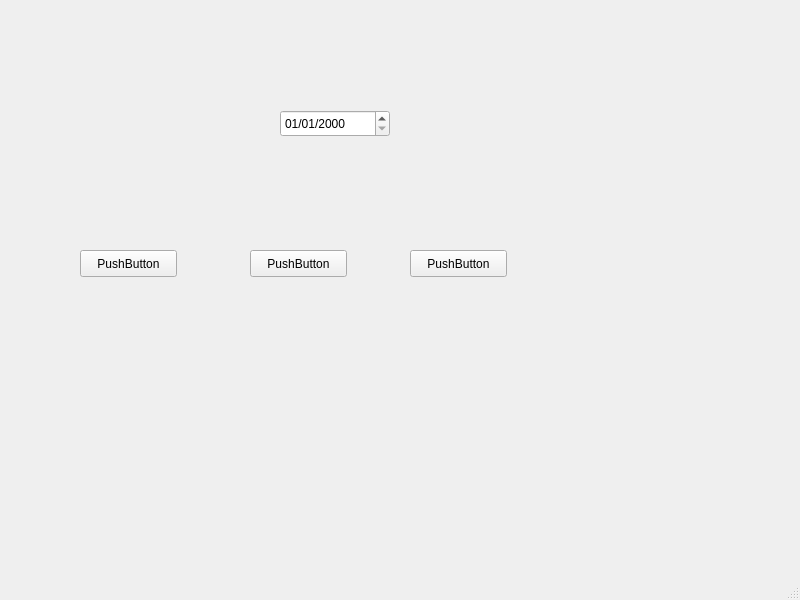
<?xml version="1.0" encoding="UTF-8"?>
<ui version="4.0">
 <class>MainWindow</class>
 <widget class="QMainWindow" name="MainWindow">
  <property name="geometry">
   <rect>
    <x>0</x>
    <y>0</y>
    <width>800</width>
    <height>600</height>
   </rect>
  </property>
  <property name="windowTitle">
   <string>MainWindow</string>
  </property>
  <widget class="QWidget" name="centralwidget">
   <widget class="QDateEdit" name="fecha">
    <property name="geometry">
     <rect>
      <x>280</x>
      <y>110</y>
      <width>110</width>
      <height>27</height>
     </rect>
    </property>
    <property name="displayFormat">
     <string>dd/MM/yyyy</string>
    </property>
   </widget>
   <widget class="QPushButton" name="fisico">
    <property name="geometry">
     <rect>
      <x>80</x>
      <y>250</y>
      <width>97</width>
      <height>27</height>
     </rect>
    </property>
    <property name="text">
     <string>PushButton</string>
    </property>
   </widget>
   <widget class="QPushButton" name="animico">
    <property name="geometry">
     <rect>
      <x>250</x>
      <y>250</y>
      <width>97</width>
      <height>27</height>
     </rect>
    </property>
    <property name="text">
     <string>PushButton</string>
    </property>
   </widget>
   <widget class="QPushButton" name="intelectual">
    <property name="geometry">
     <rect>
      <x>410</x>
      <y>250</y>
      <width>97</width>
      <height>27</height>
     </rect>
    </property>
    <property name="text">
     <string>PushButton</string>
    </property>
   </widget>
  </widget>
  <widget class="QMenuBar" name="menubar">
   <property name="geometry">
    <rect>
     <x>0</x>
     <y>0</y>
     <width>800</width>
     <height>25</height>
    </rect>
   </property>
  </widget>
  <widget class="QStatusBar" name="statusbar"/>
 </widget>
 <resources/>
 <connections/>
</ui>
